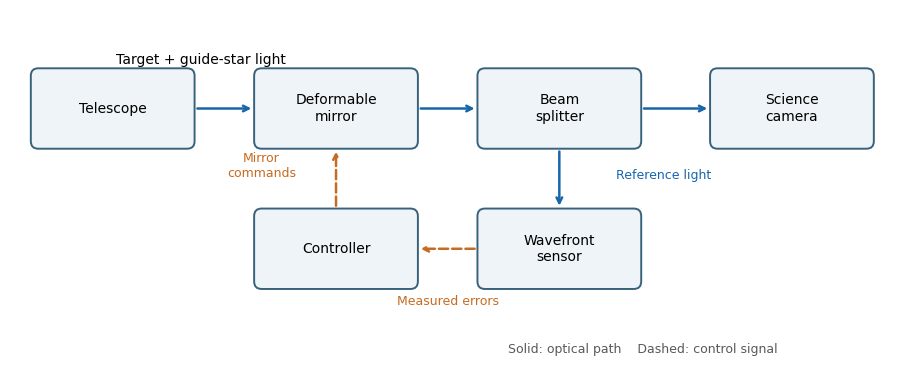

This figure's Python source:
"""Adaptive-optics paths and control loop; save PNG in cwd."""
from pathlib import Path

import matplotlib.pyplot as plt
from matplotlib.patches import FancyBboxPatch


def main():
    fig, ax = plt.subplots(figsize=(9, 3.9), dpi=100, facecolor="white")
    def box(x, y, label, width=1.6):
        ax.add_patch(FancyBboxPatch((x-width/2, y-.35), width, .7,
                     boxstyle="round,pad=.08", fc="#eef4f8", ec="#38627c", lw=1.4))
        ax.text(x, y, label, ha="center", va="center", fontsize=10)
    def arrow(a, b, electrical=False):
        ax.annotate("", xy=b, xytext=a, arrowprops=dict(
            arrowstyle="->", color="#c66b22" if electrical else "#1766aa",
            lw=1.8, linestyle="--" if electrical else "-"))
    box(.8, 2.3, "Telescope")
    box(3.2, 2.3, "Deformable\nmirror")
    box(5.6, 2.3, "Beam\nsplitter")
    box(8.1, 2.3, "Science\ncamera")
    box(5.6, .8, "Wavefront\nsensor")
    box(3.2, .8, "Controller")
    arrow((1.68, 2.3), (2.32, 2.3))
    arrow((4.08, 2.3), (4.72, 2.3))
    arrow((6.48, 2.3), (7.22, 2.3))
    arrow((5.6, 1.87), (5.6, 1.23))
    arrow((4.72, .8), (4.08, .8), True)
    arrow((3.2, 1.23), (3.2, 1.87), True)
    ax.text(1.75, 2.78, "Target + guide-star light", fontsize=10, ha="center")
    ax.text(6.72, 1.55, "Reference light", fontsize=9, color="#1766aa", ha="center")
    ax.text(4.4, .2, "Measured errors", fontsize=9, color="#c66b22", ha="center")
    ax.text(2.4, 1.57, "Mirror\ncommands", fontsize=9, color="#c66b22", ha="center")
    ax.text(6.5, -.32, "Solid: optical path    Dashed: control signal", fontsize=9,
            color="0.35", ha="center")
    ax.set(xlim=(-.25, 9.1), ylim=(-.55, 3.3))
    ax.axis("off")
    fig.tight_layout()
    fig.savefig(Path.cwd()/Path(__file__).with_suffix(".png").name,
                facecolor="white", transparent=False, dpi=100)
    plt.close(fig)


if __name__ == "__main__":
    main()
